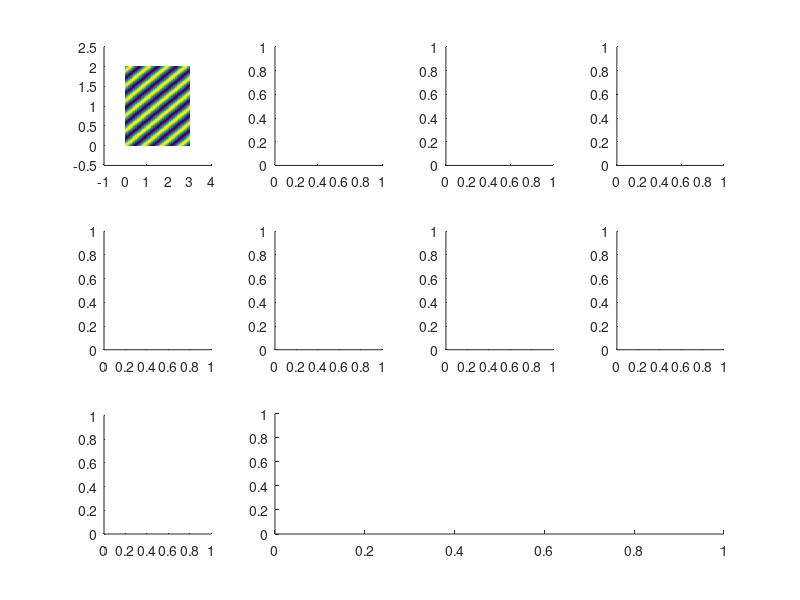

Write the MATLAB code that produced this figure. (Note: this script raises an error after producing the figure.)
% This script explores the differences between using the amplitude, the phase
% and the unwrapped phase to determine the group velocity of a travelling. 
% PSL - Dec 2019


% Example: phase velocity slower than group velocity and in opposite
% direction
% Wave parameters
fc  = 4;    % Hz
nuc = 2;    % 1/m
df  = 0.25; % Hz
dnu = 0.25; % 1/m

w1  = 2*pi*(nuc+df);   %angular frequency rad/s
k1x = 2*pi*(nuc-dnu);  %angular frequency wavenumber rad/m
k1y = 2*pi*(nuc-dnu);  %angular frequency wavenumber rad/m
w2  = 2*pi*(nuc-df);   %angular frequency rad/s
k2x = 2*pi*(nuc+dnu);  %angular frequency wavenumber rad/m
k2y = 2*pi*(nuc+dnu);  %angular frequency wavenumber rad/m

k2 = sqrt(k2x.^2 + k2y.^2); %radial angular wavenumber rad/m
k1 = sqrt(k1x.^2 + k1y.^2); %radial angular wavenumber rad/m

% Group velocity
vg = (w2-w1) / (k2-k1);

% Spatiotemporal grid 
xx = 0:0.02:2;
yy = 0:0.02:3;
tt = 0:0.02:10;
[x, y, t] = meshgrid(xx, yy, tt);

wave1 = cos(w1.*t-k1x.*x+k1y.*y);
wave2 = cos(w2.*t-k2x.*x+k2y.*y);

wv = wave1 + wave2;

%% Plotting of results

nr = 3;
nc = 4;
figure_handle = figure('Name', 'fig2');

for kk=1:8
   ax(kk) = subplot(nr, nc, kk);
   hold(ax(kk), 'on')
end

ax(9)  = subplot(nr, nc, 9);
hold(ax(9), 'on')

ax(10) = subplot(nr, nc, [10 12]);
hold(ax(10), 'on')

alpha_data = 0.75;

% First frame -- wave 1
imagesc(ax(1), yy, xx, wave1(:, :, 1), 'AlphaData', alpha_data);
ax(1).YLabel.String = 'x [m]';
ax(1).XLabel.String = 'y [m]';

plot(ax(1), yy(75), xx(50), 'wo', 'markersize', 8, 'markeredgecolor', 'k', 'markerfacecolor', 'w')
plot(ax(1), yy(75), xx(50), 'kx', 'markersize', 8)

% Time course -- wave 1
plot(ax(2), tt, squeeze(wave1(75, 50, :)), 'k');
ax(2).XLim = [0 2];
ax(2).XLabel.String = 'time [s]';
ax(2).YLabel.String = 'w_1(x_0, y_0, t)';


% First frame -- wave 2
imagesc(ax(3), yy, xx, wave2(:, :, 1), 'AlphaData', alpha_data);
ax(3).YLabel.String = 'x [m]';
ax(3).XLabel.String = 'y [m]';

plot(ax(3), yy(75), xx(50), 'w+', 'markersize', 10)
plot(ax(3), yy(75), xx(50), 'wo', 'markersize', 8, 'markeredgecolor', 'k', 'markerfacecolor', 'w')
plot(ax(3), yy(75), xx(50), 'kx', 'markersize', 8)

% Time course -- wave 2
plot(ax(4), tt, squeeze(wave2(75, 50, :)), 'k');
ax(4).XLim = [0 2];
ax(4).XLabel.String = 'time [s]';
ax(4).YLabel.String  = 'w_2(x_0, y_0, t)';

% Frames - wave sum
frames = [1 20 50 80];
for kk=1:length(frames)
    colormap(greenyellowred(256))
    imagesc(ax(kk+4), yy, xx, wv(:, :, frames(kk)), 'AlphaData', alpha_data);
end

plot(ax(5), yy, xx(50).*ones(length(yy), 1), 'k--')
plot(ax(9), yy, wv(:, 50, 1), 'k')
ax(9).XLabel.String = 'y [m]';
ax(9).YLabel.String = 'w(x_0, y, t_0) ';

% Markers
plot(ax(10), tt, squeeze(wv(75, 50, :)), 'k')
plot(ax(10), tt(frames(2:end)), squeeze(wv(75, 50, frames(2:end))), 'r.', 'markersize', 20)
ax(10).XLim = [0 5];
xlabel('time [s]')
ylabel('w(x_0, y_0, t) ')


plot(ax(6), yy(75), xx(50), 'wo', 'markersize', 8, 'markeredgecolor', 'k', 'markerfacecolor', 'w')
plot(ax(6), yy(75), xx(50), 'kx', 'markersize', 8)

plot(ax(7), yy(75), xx(50), 'wo', 'markersize', 8, 'markeredgecolor', 'k', 'markerfacecolor', 'w')
plot(ax(7), yy(75), xx(50), 'kx', 'markersize', 8)

plot(ax(8), yy(75), xx(50), 'wo', 'markersize', 8, 'markeredgecolor', 'k', 'markerfacecolor', 'w')
plot(ax(8), yy(75), xx(50), 'kx', 'markersize', 8)

%% Figure 3


figure3_handle = figure('Name', 'fig3');
nr = 4;
nc = 1;

for kk=1:4
   ax(kk) = subplot(nr, nc, kk, 'Parent', figure3_handle);
   hold(ax(kk), 'on')
end

%%
fl1 = 42;
frames = [1 5 10 15];

for kk=1:4
    data = squeeze(wv(:, 50, frames(kk)));
    [up1,lo1] = envelope(data, fl1,'analytic');
    plot(ax(kk), yy, data, 'k')
    plot(ax(kk), yy, up1, 'r')
    plot(ax(kk), yy, lo1, 'g')

end


%%
y = hilbert(wv);
env = abs(y);
%%
colormap(winter)
for tt =1:length(time)
%imagesc(env(:, :, tt))
imagesc(0:0.02:3, 0:0.02:2, wv(:, :, tt))
%imagesc(wave2(:, :, tt))
xlim([1 2])
ylim([0.5 1.5])

drawnow
pause(0.1)
end

%%


data = permute(wv, [3 1 2]);
data = reshape(data, 501, 101*101);
phi = calculate_insta_phase(data);
phi = reshape(phi, 501, 101, 101);

phi = permute(phi, [2 3 1]);

figure
plot(squeeze(phi(25, :, 1)))

figure
plot(squeeze(phi(50, 50, :)))



%%

y = hilbert(wv);
env = abs(y);

plot(unwrap(angle(hilbert(squeeze(real(y(50,50,:)))))))


fl1 = 30;
[up1,lo1] = envelope(squeeze(wv(50,50,:)), fl1,'analytic');


